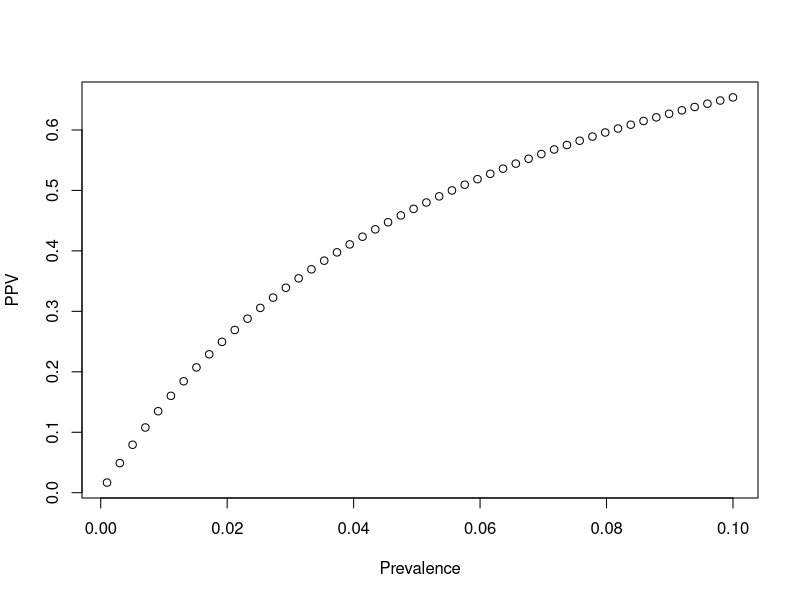
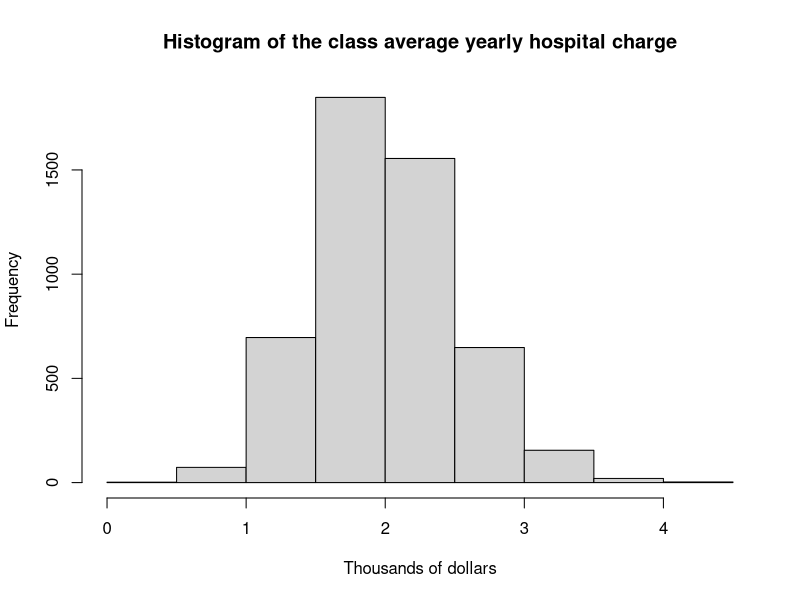
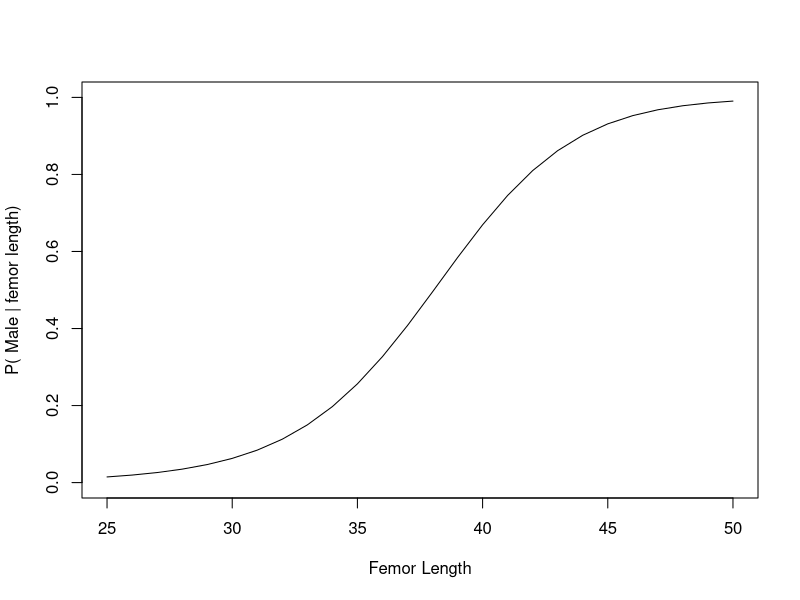
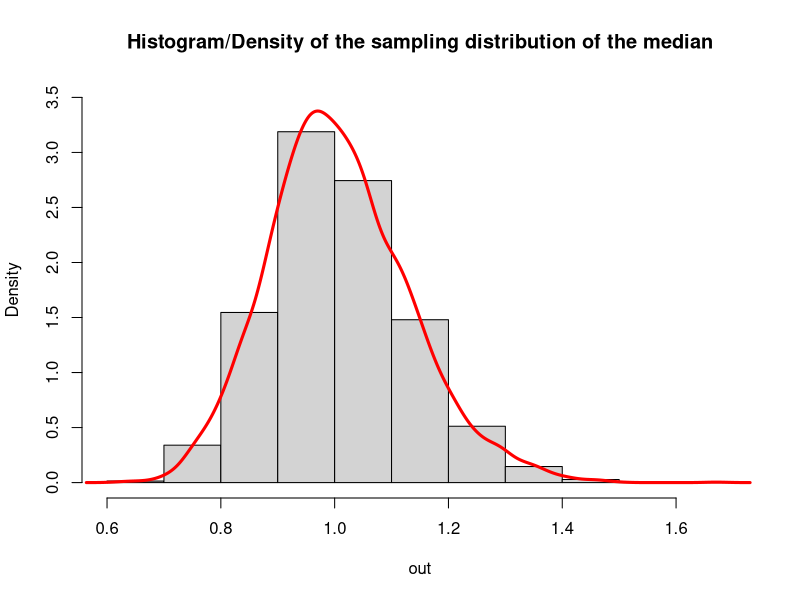
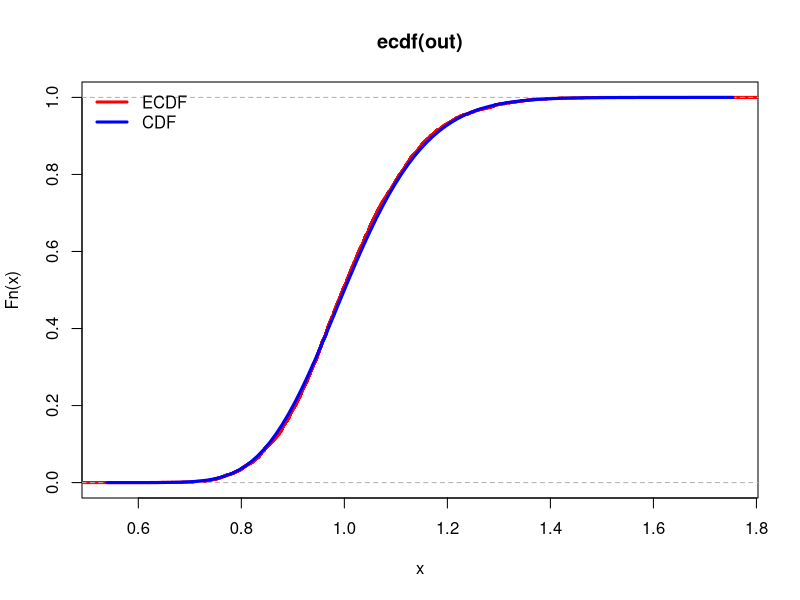
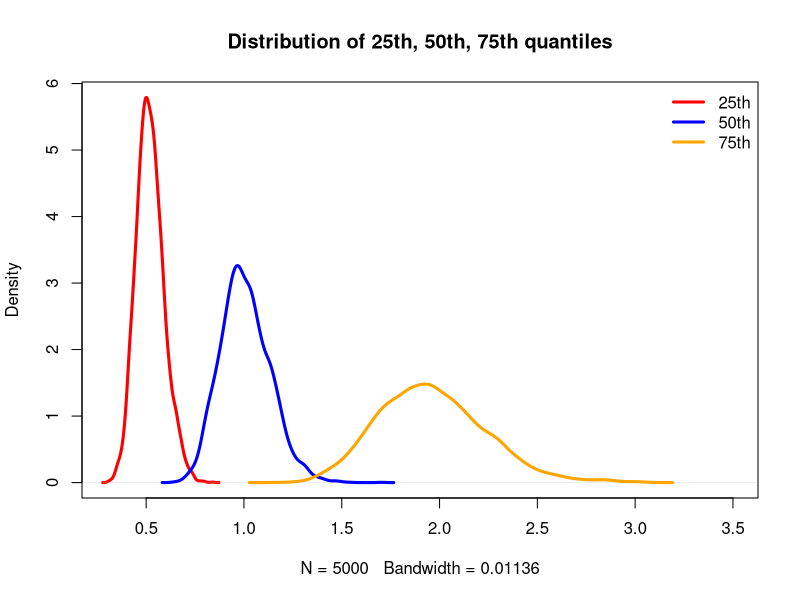

Source code (R) for these figures, in order: (Note: this script raises an error after producing the figures.)
## ---- chunk 1
require(magrittr)
require(dplyr)

game <- function(N){
  if(N<3) stop("Must have at least 3 doors")
  prize <- sample(c(rep("goat",N-1),"car"), N)
  guess <- sample(1:N,1)
  game <- data.frame(door = 1:N, prize = prize, stringsAsFactors = FALSE) %>% 
    mutate(first_guess = case_when(
      door == guess ~ 1
      , TRUE ~ 0
    )) %>% 
    mutate(potential_reveal = case_when(
        first_guess == 1 ~ 0
      , prize == "car" ~ 0
      , TRUE ~ 1
    )) %>% 
    mutate(reveal = 1*(rank(potential_reveal, ties.method = "random") == 3)) %>% 
    mutate(potential_switch = case_when(
      first_guess == 1 ~ 0
      , reveal == 1 ~ 0
      , TRUE ~ 1
    )) %>% 
    mutate(switch = 1*(rank(potential_switch, ties.method = "random") == 3))
  c(game$prize[game$first_guess == 1], game$prize[game$switch == 1])
}
## ---- chunk 2
cnt1 = 0
cnt2 = 0

out <- matrix(NA, nrow = 5000, ncol = 2)

for (i in 1:5000) {
  out[i,] = game(4)
  if (out[i,1] == "goat" & out[i, 2] == "goat") {
    cnt1 = cnt1 + 1
  } else {
    cnt2 = cnt2 + 1
  }
}

p1 <- cnt1/5000
p1

## ---- chunk 3
p2 <- 1 - p1
p2
## ---- chunk 4

sum(out[,1] == "car"|out[,2]=="car")

prop.test(3138, 5000, 5/8, conf.level = 0.99) # the true prop doesn't matter. we only want the 99% CI

## ---- chunk 5
p_negative <- 0.94905/0.9492
p_negative

## ---- chunk 6
prevalence <- seq(0.001, 0.1, length = 50)
ppv <- (0.85*prevalence)/(0.8*prevalence+0.05)

plot(prevalence, ppv, xlab = "Prevalence", ylab = "PPV")
## ---- chunk 7
hospital_charges <- function(N){
  group <- rbinom(N, 1, 0.5)
  charges <- 0*group + rgamma(N, shape = 2, scale = 2)*(1-group)
  charges
}
## ---- chunk 8
out <- NA
for (i in (1:5000)){
  trial <- hospital_charges(5000)
  out[i] <- quantile(trial, 0.9)
}

mean(out)

## ---- chunk 9
out <- NA
for (i in (1:5000)){
  trial <- hospital_charges(30)
  out[i] <- mean(trial)
}

hist(out, main = "Histogram of the class average yearly hospital charge", xlab = "Thousands of dollars")

## ---- chunk 10
total = 0

for (j in (1:5000)){
  cnt = 0
  for (i in (1:30)){
    res <- hospital_charges(1)
    if (res == 0){
    cnt = cnt + 1
    }
  }
  if (cnt < 10) {
    total = total + 1
  }
}

total/5000


## ---- chunk 11
pnorm(104, mean = 80, sd = 15) - pnorm(70, mean = 80, sd = 15)

## ---- chunk 12

# bayes rule: P(A|B) = P(B|A)P(A)/(P(B|A)P(A) + P(B|~A)P(~A))

dnorm(37,40,3.4)*0.5 /((dnorm(37,40,3.4)*0.5) + (dnorm(37,36,3.3)*0.5))

# 0.407765

## ---- chunk 13
femor_length <- 25:50
prob_male <- dnorm(femor_length,40,3.4)*0.5 /((dnorm(femor_length,40,3.4)*0.5) + (dnorm(femor_length,36,3.3)*0.5))

plot.new()
plot.window(xlim = c(25,50), ylim = c(0,1))
lines(femor_length, prob_male)
axis(1)
axis(2)
box()
title(xlab = "Femor Length", ylab = "P( Male | femor length)")
## ---- chunk 14
hospital_charges <- function(N){
  group <- rbinom(N, 1, 0.5)
  charges <- 0*group + rgamma(N, shape = 2, scale = 2)*(1-group)
  charges
}
## ---- chunk 15
mean(hospital_charges(10000))
## ---- chunk 16

out <- 0

for (i in (1:100000)){
  one_time <- hospital_charges(1)
  if (one_time > 10){
    one_time = 10
  }
  out <- out + one_time
}

mean(out)/100000


## ---- chunk 17

# method1: Var(X)=E((X???E(X))^2)
var <- 0
for (i in (1:100000)){
  one_time <- hospital_charges(1)
  if (one_time <= 10) {
  var <- var + (one_time - 1.96)^2
  } else if (one_time > 10){
    var <- var + (10 - 1.96)^2
  }
}
var/100000


# method2: var(x) = E(x^2) - E(x)^2


## ---- chunk 18
out <- NA
for (i in 1:5000){
  out[i] <- rlnorm(101, 0, 1) %>% median
}

hist(out, prob = T, main= "Histogram/Density of the sampling distribution of the median", ylim = c(0, 3.5))
lines(density(out), col = "red", lwd = 3)

## ---- chunk 19
Fk <- function(x,k,n){
  pbinom(k-1, n, plnorm(x), lower.tail = FALSE)
}

m <- ecdf(out)

plot(m, do.points = FALSE, col = "red", lwd = 3)
curve(Fk(x, 51, 101), add =T, col = "blue", lwd = 3)
legend(
    "topleft"
  , c("ECDF","CDF")
  , lwd = 3
  , col = c("red","blue")
  , bty = "n"
)

## ---- chunk 20

# Simulation method
out1 <- NA
out2 <- NA
out3 <- NA
for (i in 1:5000){
  sample <- rlnorm(101, 0, 1)
  out1[i] <- quantile(sample, 0.25)
  out2[i] <- quantile(sample, 0.5)
  out3[i] <- quantile(sample, 0.75)

}

quantile(out1, c(0.05/2, 1-0.05/2))
quantile(out2, c(0.05/2, 1-0.05/2))
quantile(out3, c(0.05/2, 1-0.05/2))

plot(density(out1), col = "red", xlim = c(0.3, 3.5), lwd = 3, main = "Distribution of 25th, 50th, 75th quantiles")
lines(density(out2), col = "blue", lwd = 3)
lines(density(out3), col = "orange", lwd = 3)
legend(
    "topright"
  , c("25th","50th", "75th")
  , lwd = 3
  , col = c("red","blue", "orange")
  , bty = "n"
)

## ---- chunk 21
Hmisc::getHdata(nhgh)
d1 <- nhgh[1:500,]
## ---- chunk 22

# in normal distribution, MLE is the mean and sd of the variable
ht_male <- d1 %>% 
  filter(age > 18) %>% 
  filter(sex == "male") %>% 
  pull(ht)
mean_mle <- mean(ht_male)
sd_mle <- sd(ht_male)


hist(ht_male, freq = FALSE, ylim = c(0, 0.06), main = "Estimated standing height for adult males using MLE", xlab = "height")
curve(dnorm(x, mean_mle, sd_mle), add = TRUE, lwd = 3, col = "red")

## ---- chunk 23
bmi_female <- d1 %>% 
  filter(age > 18) %>% 
  filter(sex == "female") %>% 
  pull(bmi)

xbar <- mean(bmi_female)
s2 <- var(bmi_female)

shape_hat <- xbar^2/s2 
scale_hat <- s2/xbar


curve(dgamma(x, shape = shape_hat, scale = scale_hat), xlim = c(0, 100), col = "red", lwd = 3, main = "Estimated BMI for adult female using Method of Moment method", ylab = "Density", xlab = "Female BMI")

## ---- chunk 24
scr <- d1 %>% 
  filter(age > 18) %>% 
  filter(!is.na(SCr)) %>% 
  pull(SCr)

# f^     density function
epdfstar <- function(t, data, smooth){
  outer(t, data, function(a,b){ dnorm(a, b, smooth)}) %>% rowMeans
}

hist(scr, main = "EPDF using kernal density estimate", freq = FALSE, xlim = c(-2, 8), ylim = c(0, 1))
curve(epdfstar(x, scr, smooth = 0.5), add = TRUE, lwd = 3, col = "blue")
# second way: defaul density function

# den1 <- density(scr, adjust = 1.5, kernel = "gaussian")
# lines(den1, lwd = 3, col = "red")


## ---- chunk 25
bwt <- MASS::birthwt
## ---- chunk 26

sm <- bwt %>% 
  filter(smoke == 1) %>% 
  filter(!is.na(bwt)) %>% 
  pull(bwt)
# bootstrap

R <- 5000
out <- rep(NA, R)
for (i in 1:R){
  out[i] <- sample(sm, length(sm), replace = T) %>% mean
}

quantile(out, c(0.05/2, 1-0.05/2))

## ---- chunk 27

# t.test
t.test(sm, data = bwt)

# by hand

mean_bwt <- mean(sm) 
std_bwt <- sd(sm)
N <- length(sm)

Z1 <- -1.96
Z2 <- 1.96

ci_left <- Z1 * (std_bwt/sqrt(N)) + mean_bwt
ci_right <- Z2 * (std_bwt/sqrt(N)) + mean_bwt

ci_left
ci_right

## ---- chunk 28

nonsm <- bwt %>% 
  filter(smoke == 0) %>% 
  filter(!is.na(bwt)) %>% 
  pull(bwt)
  

out <- NA
for (i in 1:1000){
  out1 <- sample(sm, length(sm), replace = T) %>% mean
  out2 <- sample(nonsm, length(nonsm), replace = T) %>% mean

  out[i] <- out1/out2
}

quantile(out, c(0.05/2, 1-0.05/2))


## ---- chunk 29
prop.test(c(30, 35), c(30+70, 35+65))

prop.test(c(600, 619), c(600+1400, 619+1381))

## ---- chunk 30
res <- prop.test(c(630, 654), c(630+1470, 654+1446))

threshold <- res$conf.int[2] - res$conf.int[1]
threshold

## ---- chunk 31
#short cut
Hmisc::getHdata(nhgh)

df <- nhgh

cor.test(df$armc, df$arml)
